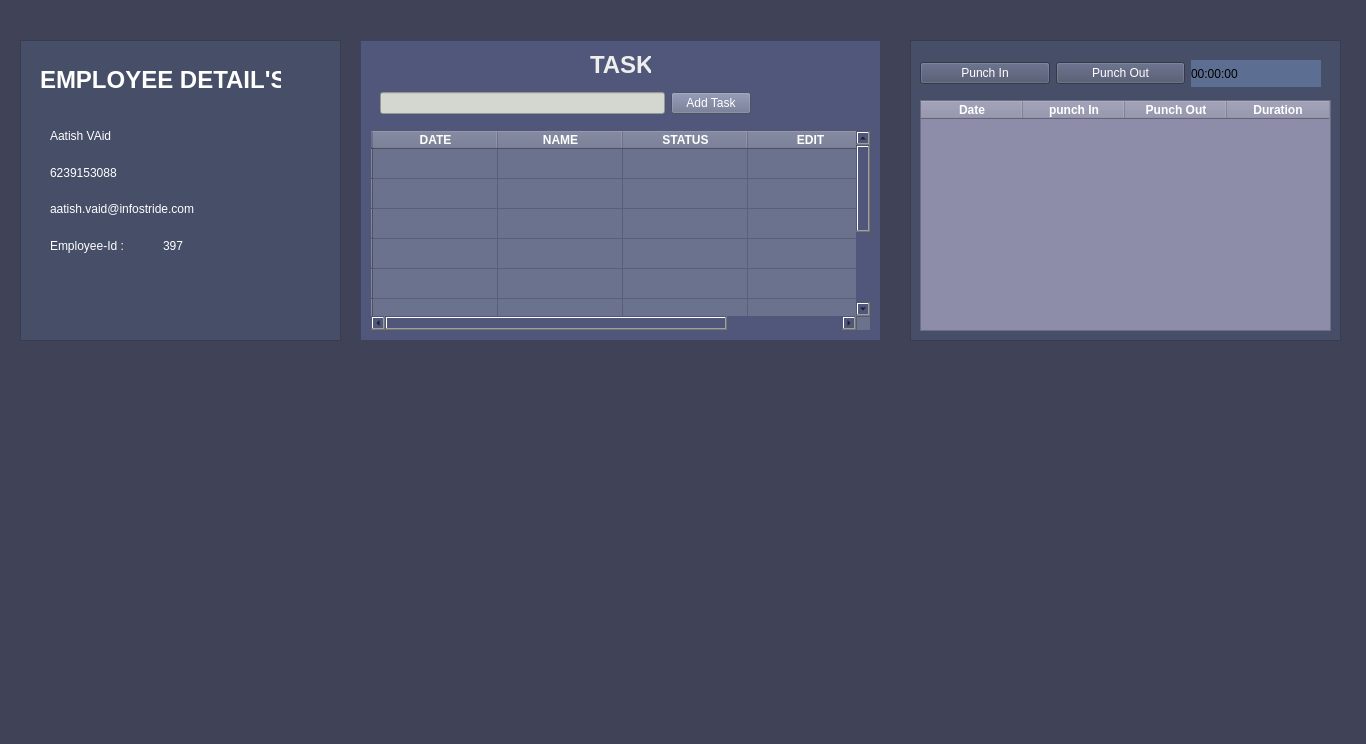
<?xml version="1.0" encoding="UTF-8"?>
<ui version="4.0">
 <class>MainWindow</class>
 <widget class="QMainWindow" name="MainWindow">
  <property name="geometry">
   <rect>
    <x>0</x>
    <y>0</y>
    <width>1366</width>
    <height>744</height>
   </rect>
  </property>
  <property name="windowTitle">
   <string>MainWindow</string>
  </property>
  <property name="styleSheet">
   <string notr="true">background-color: #404258;</string>
  </property>
  <widget class="QWidget" name="centralwidget">
   <widget class="QFrame" name="frame">
    <property name="geometry">
     <rect>
      <x>20</x>
      <y>40</y>
      <width>321</width>
      <height>301</height>
     </rect>
    </property>
    <property name="styleSheet">
     <string notr="true">background-color: #474E68;</string>
    </property>
    <property name="frameShape">
     <enum>QFrame::StyledPanel</enum>
    </property>
    <property name="frameShadow">
     <enum>QFrame::Raised</enum>
    </property>
    <widget class="QLabel" name="label">
     <property name="geometry">
      <rect>
       <x>20</x>
       <y>20</y>
       <width>241</width>
       <height>41</height>
      </rect>
     </property>
     <property name="styleSheet">
      <string notr="true">color: rgb(255, 255, 255);
</string>
     </property>
     <property name="text">
      <string>&lt;html&gt;&lt;head/&gt;&lt;body&gt;&lt;p&gt;&lt;span style=&quot; font-size:18pt; font-weight:600;&quot;&gt;EMPLOYEE DETAIL'S&lt;/span&gt;&lt;/p&gt;&lt;/body&gt;&lt;/html&gt;</string>
     </property>
    </widget>
    <widget class="QWidget" name="verticalLayoutWidget_2">
     <property name="geometry">
      <rect>
       <x>30</x>
       <y>80</y>
       <width>219</width>
       <height>141</height>
      </rect>
     </property>
     <layout class="QVBoxLayout" name="verticalLayout_2">
      <item>
       <widget class="QLabel" name="label_2">
        <property name="styleSheet">
         <string notr="true">color: rgb(255, 255, 255);</string>
        </property>
        <property name="text">
         <string>Aatish VAid</string>
        </property>
       </widget>
      </item>
      <item>
       <widget class="QLabel" name="label_5">
        <property name="styleSheet">
         <string notr="true">color: rgb(255, 255, 255);</string>
        </property>
        <property name="text">
         <string>6239153088 </string>
        </property>
       </widget>
      </item>
      <item>
       <widget class="QLabel" name="label_6">
        <property name="styleSheet">
         <string notr="true">color: rgb(255, 255, 255);</string>
        </property>
        <property name="text">
         <string>aatish.vaid@infostride.com </string>
        </property>
       </widget>
      </item>
      <item>
       <layout class="QHBoxLayout" name="horizontalLayout">
        <item>
         <widget class="QLabel" name="label_4">
          <property name="styleSheet">
           <string notr="true">color: rgb(255, 255, 255);</string>
          </property>
          <property name="text">
           <string>Employee-Id : </string>
          </property>
         </widget>
        </item>
        <item>
         <widget class="QLabel" name="label_3">
          <property name="styleSheet">
           <string notr="true">color: rgb(255, 255, 255);</string>
          </property>
          <property name="text">
           <string>397 </string>
          </property>
         </widget>
        </item>
       </layout>
      </item>
     </layout>
    </widget>
   </widget>
   <widget class="QFrame" name="frame_2">
    <property name="geometry">
     <rect>
      <x>910</x>
      <y>40</y>
      <width>431</width>
      <height>301</height>
     </rect>
    </property>
    <property name="styleSheet">
     <string notr="true">background-color: #474E68</string>
    </property>
    <property name="frameShape">
     <enum>QFrame::StyledPanel</enum>
    </property>
    <property name="frameShadow">
     <enum>QFrame::Raised</enum>
    </property>
    <widget class="QWidget" name="verticalLayoutWidget">
     <property name="geometry">
      <rect>
       <x>10</x>
       <y>20</y>
       <width>401</width>
       <height>27</height>
      </rect>
     </property>
     <layout class="QHBoxLayout" name="horizontalLayout_2">
      <item>
       <widget class="QPushButton" name="start_button">
        <property name="styleSheet">
         <string notr="true">background-color: #474E68;
color: rgb(255, 255, 255);
</string>
        </property>
        <property name="text">
         <string>Punch In</string>
        </property>
       </widget>
      </item>
      <item>
       <widget class="QPushButton" name="stop_button">
        <property name="styleSheet">
         <string notr="true">background-color: #474E68;
color: rgb(255, 255, 255);
</string>
        </property>
        <property name="text">
         <string>Punch Out</string>
        </property>
       </widget>
      </item>
      <item>
       <widget class="QLabel" name="time_display">
        <property name="styleSheet">
         <string notr="true">background-color: #5C6E91;</string>
        </property>
        <property name="text">
         <string>00:00:00</string>
        </property>
       </widget>
      </item>
     </layout>
    </widget>
    <widget class="QTableWidget" name="tableWidget">
     <property name="geometry">
      <rect>
       <x>10</x>
       <y>60</y>
       <width>411</width>
       <height>231</height>
      </rect>
     </property>
     <property name="styleSheet">
      <string notr="true">color: #4B6587;
color: rgb(255, 255, 255);
background-color: #8D8DAA;
</string>
     </property>
     <attribute name="horizontalHeaderDefaultSectionSize">
      <number>102</number>
     </attribute>
     <column>
      <property name="text">
       <string>Date</string>
      </property>
      <property name="font">
       <font>
        <weight>75</weight>
        <bold>true</bold>
       </font>
      </property>
     </column>
     <column>
      <property name="text">
       <string>punch In</string>
      </property>
      <property name="font">
       <font>
        <weight>75</weight>
        <bold>true</bold>
       </font>
      </property>
     </column>
     <column>
      <property name="text">
       <string>Punch Out</string>
      </property>
      <property name="font">
       <font>
        <weight>75</weight>
        <bold>true</bold>
       </font>
      </property>
     </column>
     <column>
      <property name="text">
       <string>Duration</string>
      </property>
      <property name="font">
       <font>
        <weight>75</weight>
        <bold>true</bold>
       </font>
      </property>
     </column>
    </widget>
   </widget>
   <widget class="QFrame" name="frame_3">
    <property name="geometry">
     <rect>
      <x>360</x>
      <y>40</y>
      <width>521</width>
      <height>301</height>
     </rect>
    </property>
    <property name="styleSheet">
     <string notr="true">background-color:#50577A;</string>
    </property>
    <property name="frameShape">
     <enum>QFrame::StyledPanel</enum>
    </property>
    <property name="frameShadow">
     <enum>QFrame::Raised</enum>
    </property>
    <widget class="QLabel" name="label_7">
     <property name="geometry">
      <rect>
       <x>230</x>
       <y>10</y>
       <width>61</width>
       <height>31</height>
      </rect>
     </property>
     <property name="text">
      <string>&lt;html&gt;&lt;head/&gt;&lt;body&gt;&lt;p&gt;&lt;span style=&quot; font-size:18pt; font-weight:600; color:#eeeeec;&quot;&gt;TASK&lt;/span&gt;&lt;/p&gt;&lt;/body&gt;&lt;/html&gt;</string>
     </property>
    </widget>
    <widget class="QTableWidget" name="tableWidget_2">
     <property name="geometry">
      <rect>
       <x>10</x>
       <y>90</y>
       <width>501</width>
       <height>201</height>
      </rect>
     </property>
     <property name="styleSheet">
      <string notr="true">background-color: #6B728E;
color: rgb(255, 255, 255);</string>
     </property>
     <property name="columnCount">
      <number>4</number>
     </property>
     <attribute name="horizontalHeaderDefaultSectionSize">
      <number>125</number>
     </attribute>
     <row>
      <property name="text">
       <string/>
      </property>
     </row>
     <row>
      <property name="text">
       <string/>
      </property>
     </row>
     <row>
      <property name="text">
       <string/>
      </property>
     </row>
     <row>
      <property name="text">
       <string/>
      </property>
     </row>
     <row>
      <property name="text">
       <string/>
      </property>
     </row>
     <row>
      <property name="text">
       <string/>
      </property>
     </row>
     <row>
      <property name="text">
       <string/>
      </property>
     </row>
     <row>
      <property name="text">
       <string/>
      </property>
     </row>
     <row>
      <property name="text">
       <string/>
      </property>
     </row>
     <column>
      <property name="text">
       <string>DATE</string>
      </property>
      <property name="font">
       <font>
        <weight>75</weight>
        <bold>true</bold>
       </font>
      </property>
     </column>
     <column>
      <property name="text">
       <string>NAME</string>
      </property>
      <property name="font">
       <font>
        <weight>75</weight>
        <bold>true</bold>
       </font>
      </property>
     </column>
     <column>
      <property name="text">
       <string>STATUS</string>
      </property>
      <property name="font">
       <font>
        <weight>75</weight>
        <bold>true</bold>
       </font>
      </property>
     </column>
     <column>
      <property name="text">
       <string>EDIT</string>
      </property>
      <property name="font">
       <font>
        <weight>75</weight>
        <bold>true</bold>
       </font>
      </property>
     </column>
    </widget>
    <widget class="QWidget" name="layoutWidget">
     <property name="geometry">
      <rect>
       <x>20</x>
       <y>50</y>
       <width>371</width>
       <height>27</height>
      </rect>
     </property>
     <layout class="QHBoxLayout" name="horizontalLayout_3">
      <item>
       <widget class="QLineEdit" name="lineEdit">
        <property name="styleSheet">
         <string notr="true">background-color: rgb(211, 215, 207);</string>
        </property>
       </widget>
      </item>
      <item>
       <widget class="QPushButton" name="pushButton">
        <property name="styleSheet">
         <string notr="true">background-color: #6B728E;
color: rgb(255, 255, 255);</string>
        </property>
        <property name="text">
         <string>Add Task</string>
        </property>
       </widget>
      </item>
     </layout>
    </widget>
   </widget>
  </widget>
 </widget>
 <resources/>
 <connections/>
</ui>
